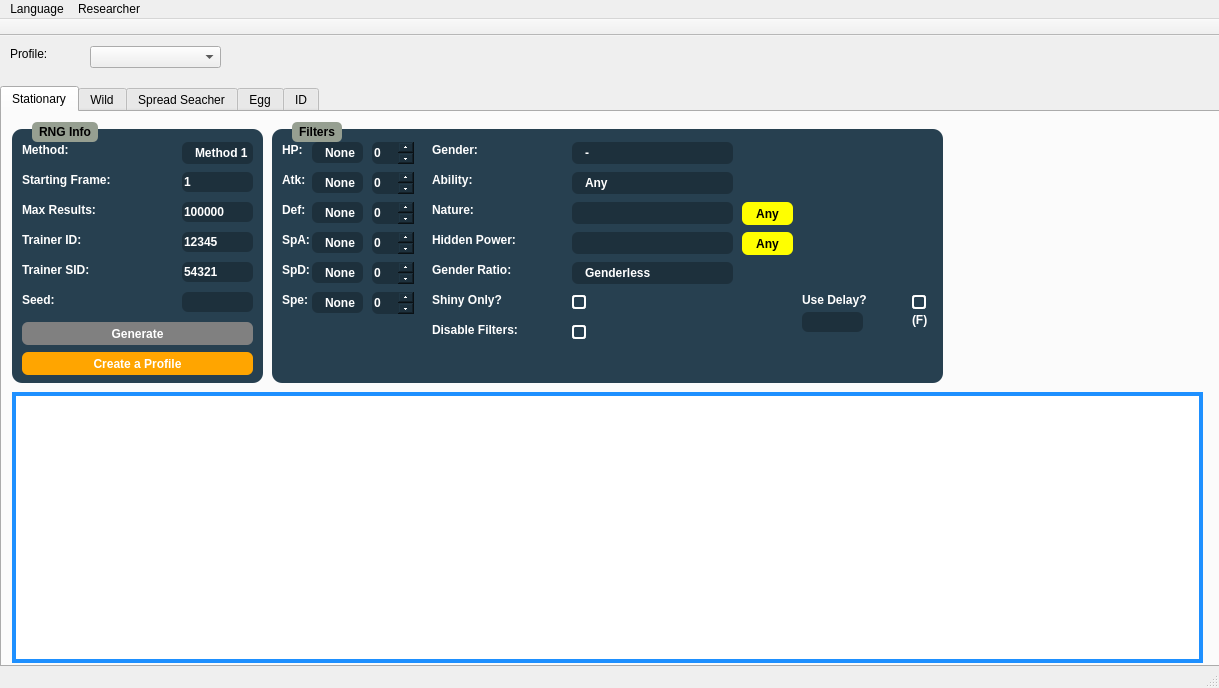
<?xml version="1.0" encoding="UTF-8"?>
<ui version="4.0">
 <class>MainWindow</class>
 <widget class="QMainWindow" name="MainWindow">
  <property name="geometry">
   <rect>
    <x>0</x>
    <y>0</y>
    <width>1219</width>
    <height>688</height>
   </rect>
  </property>
  <property name="windowTitle">
   <string>PokéFinder 1.1.1</string>
  </property>
  <property name="windowIcon">
   <iconset>
    <normaloff>../pokefinder.ico</normaloff>../pokefinder.ico</iconset>
  </property>
  <widget class="QWidget" name="centralWidget">
   <widget class="QTabWidget" name="tabRNGSelector">
    <property name="geometry">
     <rect>
      <x>0</x>
      <y>50</y>
      <width>1221</width>
      <height>581</height>
     </rect>
    </property>
    <property name="styleSheet">
     <string notr="true">.QTabWidget &gt;  QWidget &gt; QWidget {
	background-color: #E6E6E6;
}

QTabBar::tab {
	color: black;
	background-color: #A1ABB3;
	font-family: &quot;Myriad Pro&quot;;
}

QTabBar::tab:selected {
	color: white;
	background-color: #1D303C;
}</string>
    </property>
    <property name="currentIndex">
     <number>0</number>
    </property>
    <widget class="QWidget" name="tabStationary">
     <attribute name="title">
      <string>Stationary</string>
     </attribute>
     <widget class="QGroupBox" name="groupBoxRNGInfo">
      <property name="geometry">
       <rect>
        <x>10</x>
        <y>10</y>
        <width>251</width>
        <height>261</height>
       </rect>
      </property>
      <property name="styleSheet">
       <string notr="true">QLineEdit {
	qproperty-alignment: AlignCenter;
	background-color: #1D303C;
	border:none;
	border-radius: 6px;
	color: white;
}

QGroupBox {
	background-color: #274050;
	border-radius: 10px;
	margin-top: 7px;
	font-family: &quot;Myriad Pro&quot;, Montserrat;
	font-weight: 500;
}

.QGroupBox * {
		font-family: &quot;Myriad Pro&quot;, Montserrat;
		font-weight: 500;
}

QComboBox {
	background-color: #1D303C;
	border: none;
	border-radius: 6px;
	color: white;
	padding-left: 13px;
}

QComboBox::down-arrow {
	image: url(noimg);
	border-width: 0px;
}

QComboBox::drop-down {
	background: transparent;
	width: 0px;
}

QLabel {
	color: white;
}

QGroupBox::title {
	subcontrol-origin: margin;
	left: 20px;
	padding: 3px 5px 3px 5px;
	background-color: #969F91;
	border-radius: 5px;
}

QPushButton {
	border: none;
	border-radius: 6px;
	color: white;
}
</string>
      </property>
      <property name="title">
       <string>RNG Info</string>
      </property>
      <widget class="QLabel" name="methodLabel">
       <property name="geometry">
        <rect>
         <x>10</x>
         <y>20</y>
         <width>151</width>
         <height>16</height>
        </rect>
       </property>
       <property name="text">
        <string>Method:</string>
       </property>
      </widget>
      <widget class="QLabel" name="startingFrameLabel">
       <property name="geometry">
        <rect>
         <x>10</x>
         <y>50</y>
         <width>151</width>
         <height>16</height>
        </rect>
       </property>
       <property name="text">
        <string>Starting Frame:</string>
       </property>
      </widget>
      <widget class="QLabel" name="maxResultsLabel">
       <property name="geometry">
        <rect>
         <x>10</x>
         <y>80</y>
         <width>151</width>
         <height>16</height>
        </rect>
       </property>
       <property name="text">
        <string>Max Results:</string>
       </property>
      </widget>
      <widget class="QLabel" name="idLabel">
       <property name="geometry">
        <rect>
         <x>10</x>
         <y>110</y>
         <width>151</width>
         <height>16</height>
        </rect>
       </property>
       <property name="text">
        <string>Trainer ID:</string>
       </property>
      </widget>
      <widget class="QLabel" name="sidLabel">
       <property name="geometry">
        <rect>
         <x>10</x>
         <y>140</y>
         <width>151</width>
         <height>16</height>
        </rect>
       </property>
       <property name="text">
        <string>Trainer SID:</string>
       </property>
      </widget>
      <widget class="QComboBox" name="comboBoxMethod">
       <property name="geometry">
        <rect>
         <x>170</x>
         <y>20</y>
         <width>71</width>
         <height>22</height>
        </rect>
       </property>
       <item>
        <property name="text">
         <string>Method 1</string>
        </property>
       </item>
       <item>
        <property name="text">
         <string>Method 2</string>
        </property>
       </item>
       <item>
        <property name="text">
         <string>Method 4</string>
        </property>
       </item>
       <item>
        <property name="text">
         <string>XD/Colo</string>
        </property>
       </item>
       <item>
        <property name="text">
         <string>Channel</string>
        </property>
       </item>
      </widget>
      <widget class="QLineEdit" name="startingFrame">
       <property name="geometry">
        <rect>
         <x>170</x>
         <y>50</y>
         <width>71</width>
         <height>20</height>
        </rect>
       </property>
       <property name="styleSheet">
        <string notr="true"/>
       </property>
       <property name="inputMask">
        <string/>
       </property>
       <property name="text">
        <string>1</string>
       </property>
       <property name="maxLength">
        <number>10</number>
       </property>
      </widget>
      <widget class="QLineEdit" name="maxResults">
       <property name="geometry">
        <rect>
         <x>170</x>
         <y>80</y>
         <width>71</width>
         <height>20</height>
        </rect>
       </property>
       <property name="inputMask">
        <string/>
       </property>
       <property name="text">
        <string>100000</string>
       </property>
       <property name="maxLength">
        <number>10</number>
       </property>
      </widget>
      <widget class="QLineEdit" name="id">
       <property name="geometry">
        <rect>
         <x>170</x>
         <y>110</y>
         <width>71</width>
         <height>20</height>
        </rect>
       </property>
       <property name="inputMask">
        <string/>
       </property>
       <property name="text">
        <string>12345</string>
       </property>
       <property name="maxLength">
        <number>5</number>
       </property>
      </widget>
      <widget class="QLineEdit" name="sid">
       <property name="geometry">
        <rect>
         <x>170</x>
         <y>140</y>
         <width>71</width>
         <height>20</height>
        </rect>
       </property>
       <property name="inputMask">
        <string/>
       </property>
       <property name="text">
        <string>54321</string>
       </property>
       <property name="maxLength">
        <number>5</number>
       </property>
      </widget>
      <widget class="QPushButton" name="generate">
       <property name="enabled">
        <bool>false</bool>
       </property>
       <property name="geometry">
        <rect>
         <x>10</x>
         <y>200</y>
         <width>231</width>
         <height>23</height>
        </rect>
       </property>
       <property name="styleSheet">
        <string notr="true">QPushButton {
	background-color: DodgerBlue;
}

QPushButton::disabled {
	background-color: gray;
}</string>
       </property>
       <property name="text">
        <string>Generate</string>
       </property>
       <property name="checkable">
        <bool>false</bool>
       </property>
       <property name="autoDefault">
        <bool>false</bool>
       </property>
      </widget>
      <widget class="QLabel" name="seedLabel">
       <property name="geometry">
        <rect>
         <x>10</x>
         <y>170</y>
         <width>151</width>
         <height>16</height>
        </rect>
       </property>
       <property name="text">
        <string>Seed:</string>
       </property>
      </widget>
      <widget class="QLineEdit" name="initialSeed">
       <property name="geometry">
        <rect>
         <x>170</x>
         <y>170</y>
         <width>71</width>
         <height>20</height>
        </rect>
       </property>
       <property name="sizePolicy">
        <sizepolicy hsizetype="Fixed" vsizetype="Fixed">
         <horstretch>0</horstretch>
         <verstretch>0</verstretch>
        </sizepolicy>
       </property>
       <property name="maximumSize">
        <size>
         <width>100</width>
         <height>100</height>
        </size>
       </property>
       <property name="inputMask">
        <string/>
       </property>
       <property name="text">
        <string/>
       </property>
       <property name="maxLength">
        <number>8</number>
       </property>
       <property name="cursorPosition">
        <number>0</number>
       </property>
       <property name="alignment">
        <set>Qt::AlignCenter</set>
       </property>
       <property name="clearButtonEnabled">
        <bool>false</bool>
       </property>
      </widget>
      <widget class="QPushButton" name="saveProfile">
       <property name="geometry">
        <rect>
         <x>10</x>
         <y>230</y>
         <width>231</width>
         <height>23</height>
        </rect>
       </property>
       <property name="styleSheet">
        <string notr="true">QPushButton {
	background-color: orange;
}</string>
       </property>
       <property name="text">
        <string>Create a Profile</string>
       </property>
       <property name="checkable">
        <bool>false</bool>
       </property>
       <property name="autoDefault">
        <bool>false</bool>
       </property>
      </widget>
     </widget>
     <widget class="QTableView" name="tableView">
      <property name="geometry">
       <rect>
        <x>10</x>
        <y>280</y>
        <width>1191</width>
        <height>271</height>
       </rect>
      </property>
      <property name="styleSheet">
       <string notr="true">QTableView {
	border: 4px solid DodgerBlue;
}

QHeaderView::section {
	border: none;
	background-color: #274050;
	padding-top: 3px;
	padding-bottom: 3px;
	color: white;
}
</string>
      </property>
     </widget>
     <widget class="QGroupBox" name="groupBoxFilters">
      <property name="geometry">
       <rect>
        <x>270</x>
        <y>10</y>
        <width>671</width>
        <height>261</height>
       </rect>
      </property>
      <property name="styleSheet">
       <string notr="true">QSpinBox {
	qproperty-alignment: AlignCenter;
	background-color: #1D303C;
	border: none;
	border-radius: 6px;
	color: white;
}

QSpinBox::up-button {
	subcontrol-origin: border;
    subcontrol-position: top right;
}

QSpinBox::down-button {
	subcontrol-origin: border;
    subcontrol-position: bottom right;
}

QLineEdit {
	qproperty-alignment: AlignCenter;
	background-color: #1D303C;
	border:none;
	border-radius: 6px;
	color: white;
}

QGroupBox {
	background-color: #274050;
	border-radius: 10px;
	margin-top: 7px;
	font-family: &quot;Myriad Pro&quot;, Montserrat;
	font-weight: 500;
}

.QGroupBox * {
		font-family: &quot;Myriad Pro&quot;, Montserrat;
		font-weight: 500;
}

QComboBox {
	background-color: #1D303C;
	border: none;
	border-radius: 6px;
	color: white;
	padding-left: 13px;
}

QComboBox::down-arrow {
	image: url(noimg);
	border-width: 0px;
}

QComboBox::drop-down {
	background: transparent;
	width: 0px;
}

QLabel {
	color: white;
}

QGroupBox::title {
	subcontrol-origin: margin;
	left: 20px;
	padding: 3px 5px 3px 5px;
	background-color: #969F91;
	border-radius: 5px;
}

QPushButton {
	border: none;
	border-radius: 6px;
}

QCheckBox::indicator {
	border: 2px solid white;
	border-radius: 3px;
	height: 10px;
	width: 10px;
}

QCheckBox::indicator:unchecked {
	background-color: #274050;
}

QCheckBox::indicator:checked {
		background-color: white;
}</string>
      </property>
      <property name="title">
       <string>Filters</string>
      </property>
      <widget class="QLabel" name="hpLabel">
       <property name="geometry">
        <rect>
         <x>10</x>
         <y>20</y>
         <width>31</width>
         <height>16</height>
        </rect>
       </property>
       <property name="text">
        <string>HP:</string>
       </property>
      </widget>
      <widget class="QLabel" name="atkLabel">
       <property name="geometry">
        <rect>
         <x>10</x>
         <y>50</y>
         <width>31</width>
         <height>16</height>
        </rect>
       </property>
       <property name="text">
        <string>Atk:</string>
       </property>
      </widget>
      <widget class="QLabel" name="spaLabel">
       <property name="geometry">
        <rect>
         <x>10</x>
         <y>110</y>
         <width>31</width>
         <height>16</height>
        </rect>
       </property>
       <property name="text">
        <string>SpA:</string>
       </property>
      </widget>
      <widget class="QLabel" name="spdLabel">
       <property name="geometry">
        <rect>
         <x>10</x>
         <y>140</y>
         <width>31</width>
         <height>16</height>
        </rect>
       </property>
       <property name="text">
        <string>SpD:</string>
       </property>
      </widget>
      <widget class="QLabel" name="defLabel">
       <property name="geometry">
        <rect>
         <x>10</x>
         <y>80</y>
         <width>31</width>
         <height>16</height>
        </rect>
       </property>
       <property name="text">
        <string>Def:</string>
       </property>
      </widget>
      <widget class="QLabel" name="speLabel">
       <property name="geometry">
        <rect>
         <x>10</x>
         <y>170</y>
         <width>31</width>
         <height>16</height>
        </rect>
       </property>
       <property name="text">
        <string>Spe:</string>
       </property>
      </widget>
      <widget class="QComboBox" name="comboBoxHP">
       <property name="geometry">
        <rect>
         <x>40</x>
         <y>20</y>
         <width>51</width>
         <height>21</height>
        </rect>
       </property>
       <property name="layoutDirection">
        <enum>Qt::LeftToRight</enum>
       </property>
       <property name="styleSheet">
        <string notr="true"/>
       </property>
       <property name="sizeAdjustPolicy">
        <enum>QComboBox::AdjustToContentsOnFirstShow</enum>
       </property>
       <property name="duplicatesEnabled">
        <bool>false</bool>
       </property>
       <property name="frame">
        <bool>true</bool>
       </property>
       <item>
        <property name="text">
         <string>None</string>
        </property>
       </item>
       <item>
        <property name="text">
         <string>==</string>
        </property>
       </item>
       <item>
        <property name="text">
         <string>&gt;=</string>
        </property>
       </item>
       <item>
        <property name="text">
         <string>&lt;=</string>
        </property>
       </item>
       <item>
        <property name="text">
         <string>!=</string>
        </property>
       </item>
      </widget>
      <widget class="QComboBox" name="comboBoxAtk">
       <property name="geometry">
        <rect>
         <x>40</x>
         <y>50</y>
         <width>51</width>
         <height>21</height>
        </rect>
       </property>
       <property name="layoutDirection">
        <enum>Qt::LeftToRight</enum>
       </property>
       <property name="styleSheet">
        <string notr="true"/>
       </property>
       <property name="sizeAdjustPolicy">
        <enum>QComboBox::AdjustToContentsOnFirstShow</enum>
       </property>
       <property name="duplicatesEnabled">
        <bool>false</bool>
       </property>
       <property name="frame">
        <bool>true</bool>
       </property>
       <item>
        <property name="text">
         <string>None</string>
        </property>
       </item>
       <item>
        <property name="text">
         <string>==</string>
        </property>
       </item>
       <item>
        <property name="text">
         <string>&gt;=</string>
        </property>
       </item>
       <item>
        <property name="text">
         <string>&lt;=</string>
        </property>
       </item>
       <item>
        <property name="text">
         <string>!=</string>
        </property>
       </item>
      </widget>
      <widget class="QComboBox" name="comboBoxDef">
       <property name="geometry">
        <rect>
         <x>40</x>
         <y>80</y>
         <width>51</width>
         <height>21</height>
        </rect>
       </property>
       <property name="layoutDirection">
        <enum>Qt::LeftToRight</enum>
       </property>
       <property name="styleSheet">
        <string notr="true"/>
       </property>
       <property name="sizeAdjustPolicy">
        <enum>QComboBox::AdjustToContentsOnFirstShow</enum>
       </property>
       <property name="duplicatesEnabled">
        <bool>false</bool>
       </property>
       <property name="frame">
        <bool>true</bool>
       </property>
       <item>
        <property name="text">
         <string>None</string>
        </property>
       </item>
       <item>
        <property name="text">
         <string>==</string>
        </property>
       </item>
       <item>
        <property name="text">
         <string>&gt;=</string>
        </property>
       </item>
       <item>
        <property name="text">
         <string>&lt;=</string>
        </property>
       </item>
       <item>
        <property name="text">
         <string>!=</string>
        </property>
       </item>
      </widget>
      <widget class="QComboBox" name="comboBoxSpA">
       <property name="geometry">
        <rect>
         <x>40</x>
         <y>110</y>
         <width>51</width>
         <height>21</height>
        </rect>
       </property>
       <property name="layoutDirection">
        <enum>Qt::LeftToRight</enum>
       </property>
       <property name="styleSheet">
        <string notr="true"/>
       </property>
       <property name="sizeAdjustPolicy">
        <enum>QComboBox::AdjustToContentsOnFirstShow</enum>
       </property>
       <property name="duplicatesEnabled">
        <bool>false</bool>
       </property>
       <property name="frame">
        <bool>true</bool>
       </property>
       <item>
        <property name="text">
         <string>None</string>
        </property>
       </item>
       <item>
        <property name="text">
         <string>==</string>
        </property>
       </item>
       <item>
        <property name="text">
         <string>&gt;=</string>
        </property>
       </item>
       <item>
        <property name="text">
         <string>&lt;=</string>
        </property>
       </item>
       <item>
        <property name="text">
         <string>!=</string>
        </property>
       </item>
      </widget>
      <widget class="QComboBox" name="comboBoxSpD">
       <property name="geometry">
        <rect>
         <x>40</x>
         <y>140</y>
         <width>51</width>
         <height>21</height>
        </rect>
       </property>
       <property name="layoutDirection">
        <enum>Qt::LeftToRight</enum>
       </property>
       <property name="styleSheet">
        <string notr="true"/>
       </property>
       <property name="sizeAdjustPolicy">
        <enum>QComboBox::AdjustToContentsOnFirstShow</enum>
       </property>
       <property name="duplicatesEnabled">
        <bool>false</bool>
       </property>
       <property name="frame">
        <bool>true</bool>
       </property>
       <item>
        <property name="text">
         <string>None</string>
        </property>
       </item>
       <item>
        <property name="text">
         <string>==</string>
        </property>
       </item>
       <item>
        <property name="text">
         <string>&gt;=</string>
        </property>
       </item>
       <item>
        <property name="text">
         <string>&lt;=</string>
        </property>
       </item>
       <item>
        <property name="text">
         <string>!=</string>
        </property>
       </item>
      </widget>
      <widget class="QComboBox" name="comboBoxSpe">
       <property name="geometry">
        <rect>
         <x>40</x>
         <y>170</y>
         <width>51</width>
         <height>21</height>
        </rect>
       </property>
       <property name="layoutDirection">
        <enum>Qt::LeftToRight</enum>
       </property>
       <property name="styleSheet">
        <string notr="true"/>
       </property>
       <property name="sizeAdjustPolicy">
        <enum>QComboBox::AdjustToContentsOnFirstShow</enum>
       </property>
       <property name="duplicatesEnabled">
        <bool>false</bool>
       </property>
       <property name="frame">
        <bool>true</bool>
       </property>
       <item>
        <property name="text">
         <string>None</string>
        </property>
       </item>
       <item>
        <property name="text">
         <string>==</string>
        </property>
       </item>
       <item>
        <property name="text">
         <string>&gt;=</string>
        </property>
       </item>
       <item>
        <property name="text">
         <string>&lt;=</string>
        </property>
       </item>
       <item>
        <property name="text">
         <string>!=</string>
        </property>
       </item>
      </widget>
      <widget class="QSpinBox" name="spinBoxHP">
       <property name="geometry">
        <rect>
         <x>100</x>
         <y>20</y>
         <width>42</width>
         <height>22</height>
        </rect>
       </property>
       <property name="maximum">
        <number>31</number>
       </property>
      </widget>
      <widget class="QSpinBox" name="spinBoxDef">
       <property name="geometry">
        <rect>
         <x>100</x>
         <y>80</y>
         <width>42</width>
         <height>22</height>
        </rect>
       </property>
       <property name="maximum">
        <number>31</number>
       </property>
      </widget>
      <widget class="QSpinBox" name="spinBoxSpA">
       <property name="geometry">
        <rect>
         <x>100</x>
         <y>110</y>
         <width>42</width>
         <height>22</height>
        </rect>
       </property>
       <property name="maximum">
        <number>31</number>
       </property>
      </widget>
      <widget class="QSpinBox" name="spinBoxSpD">
       <property name="geometry">
        <rect>
         <x>100</x>
         <y>140</y>
         <width>42</width>
         <height>22</height>
        </rect>
       </property>
       <property name="maximum">
        <number>31</number>
       </property>
      </widget>
      <widget class="QSpinBox" name="spinBoxAtk">
       <property name="geometry">
        <rect>
         <x>100</x>
         <y>50</y>
         <width>42</width>
         <height>22</height>
        </rect>
       </property>
       <property name="maximum">
        <number>31</number>
       </property>
      </widget>
      <widget class="QSpinBox" name="spinBoxSpe">
       <property name="geometry">
        <rect>
         <x>100</x>
         <y>170</y>
         <width>42</width>
         <height>22</height>
        </rect>
       </property>
       <property name="maximum">
        <number>31</number>
       </property>
      </widget>
      <widget class="QLabel" name="genderLabel">
       <property name="geometry">
        <rect>
         <x>160</x>
         <y>20</y>
         <width>131</width>
         <height>16</height>
        </rect>
       </property>
       <property name="text">
        <string>Gender:</string>
       </property>
      </widget>
      <widget class="QLabel" name="abilityLabel">
       <property name="geometry">
        <rect>
         <x>160</x>
         <y>50</y>
         <width>131</width>
         <height>16</height>
        </rect>
       </property>
       <property name="text">
        <string>Ability:</string>
       </property>
      </widget>
      <widget class="QLabel" name="natureLabel">
       <property name="geometry">
        <rect>
         <x>160</x>
         <y>80</y>
         <width>131</width>
         <height>16</height>
        </rect>
       </property>
       <property name="text">
        <string>Nature:</string>
       </property>
      </widget>
      <widget class="QLabel" name="hiddenPLabel">
       <property name="geometry">
        <rect>
         <x>160</x>
         <y>110</y>
         <width>131</width>
         <height>16</height>
        </rect>
       </property>
       <property name="text">
        <string>Hidden Power:</string>
       </property>
      </widget>
      <widget class="QLabel" name="shinyLabel">
       <property name="geometry">
        <rect>
         <x>160</x>
         <y>170</y>
         <width>131</width>
         <height>16</height>
        </rect>
       </property>
       <property name="text">
        <string>Shiny Only?</string>
       </property>
      </widget>
      <widget class="QLabel" name="disableLabel">
       <property name="geometry">
        <rect>
         <x>160</x>
         <y>200</y>
         <width>131</width>
         <height>16</height>
        </rect>
       </property>
       <property name="text">
        <string>Disable Filters:</string>
       </property>
      </widget>
      <widget class="QComboBox" name="comboBoxGender">
       <property name="geometry">
        <rect>
         <x>300</x>
         <y>20</y>
         <width>161</width>
         <height>22</height>
        </rect>
       </property>
       <item>
        <property name="text">
         <string>-</string>
        </property>
       </item>
       <item>
        <property name="text">
         <string>♂</string>
        </property>
       </item>
       <item>
        <property name="text">
         <string>♀</string>
        </property>
       </item>
      </widget>
      <widget class="QComboBox" name="comboBoxAbility">
       <property name="geometry">
        <rect>
         <x>300</x>
         <y>50</y>
         <width>161</width>
         <height>22</height>
        </rect>
       </property>
       <item>
        <property name="text">
         <string>Any</string>
        </property>
       </item>
       <item>
        <property name="text">
         <string>0</string>
        </property>
       </item>
       <item>
        <property name="text">
         <string>1</string>
        </property>
       </item>
      </widget>
      <widget class="QComboBox" name="comboBoxNature">
       <property name="geometry">
        <rect>
         <x>300</x>
         <y>80</y>
         <width>161</width>
         <height>22</height>
        </rect>
       </property>
      </widget>
      <widget class="QComboBox" name="comboBoxHiddenP">
       <property name="geometry">
        <rect>
         <x>300</x>
         <y>110</y>
         <width>161</width>
         <height>22</height>
        </rect>
       </property>
      </widget>
      <widget class="QCheckBox" name="checkBoxShiny">
       <property name="geometry">
        <rect>
         <x>300</x>
         <y>170</y>
         <width>16</width>
         <height>21</height>
        </rect>
       </property>
       <property name="text">
        <string/>
       </property>
      </widget>
      <widget class="QCheckBox" name="checkBoxDisable">
       <property name="geometry">
        <rect>
         <x>300</x>
         <y>200</y>
         <width>16</width>
         <height>21</height>
        </rect>
       </property>
       <property name="text">
        <string/>
       </property>
      </widget>
      <widget class="QComboBox" name="comboBoxGenderRatio">
       <property name="geometry">
        <rect>
         <x>300</x>
         <y>140</y>
         <width>161</width>
         <height>22</height>
        </rect>
       </property>
       <item>
        <property name="text">
         <string>Genderless</string>
        </property>
       </item>
       <item>
        <property name="text">
         <string>50% Male / 50% Female</string>
        </property>
       </item>
       <item>
        <property name="text">
         <string>25% Male / 75% Female</string>
        </property>
       </item>
       <item>
        <property name="text">
         <string>75% Male / 25% Female</string>
        </property>
       </item>
       <item>
        <property name="text">
         <string>87.5% Male / 12.5% Female</string>
        </property>
       </item>
       <item>
        <property name="text">
         <string>100% Male</string>
        </property>
       </item>
       <item>
        <property name="text">
         <string>100% Female</string>
        </property>
       </item>
      </widget>
      <widget class="QLabel" name="genderRLabel">
       <property name="geometry">
        <rect>
         <x>160</x>
         <y>140</y>
         <width>131</width>
         <height>16</height>
        </rect>
       </property>
       <property name="text">
        <string>Gender Ratio:</string>
       </property>
      </widget>
      <widget class="QPushButton" name="anyNature">
       <property name="geometry">
        <rect>
         <x>470</x>
         <y>80</y>
         <width>51</width>
         <height>23</height>
        </rect>
       </property>
       <property name="styleSheet">
        <string notr="true">QPushButton {
	background-color: yellow;
}</string>
       </property>
       <property name="text">
        <string>Any</string>
       </property>
      </widget>
      <widget class="QPushButton" name="anyHiddenPower">
       <property name="geometry">
        <rect>
         <x>470</x>
         <y>110</y>
         <width>51</width>
         <height>23</height>
        </rect>
       </property>
       <property name="styleSheet">
        <string notr="true">QPushButton {
	background-color: yellow;
}</string>
       </property>
       <property name="text">
        <string>Any</string>
       </property>
      </widget>
      <widget class="QLabel" name="labelDelay">
       <property name="geometry">
        <rect>
         <x>530</x>
         <y>170</y>
         <width>101</width>
         <height>16</height>
        </rect>
       </property>
       <property name="text">
        <string>Use Delay?</string>
       </property>
      </widget>
      <widget class="QCheckBox" name="checkBoxDelay">
       <property name="geometry">
        <rect>
         <x>640</x>
         <y>170</y>
         <width>16</width>
         <height>21</height>
        </rect>
       </property>
       <property name="text">
        <string/>
       </property>
      </widget>
      <widget class="QLineEdit" name="delay">
       <property name="enabled">
        <bool>false</bool>
       </property>
       <property name="geometry">
        <rect>
         <x>530</x>
         <y>190</y>
         <width>61</width>
         <height>20</height>
        </rect>
       </property>
       <property name="text">
        <string/>
       </property>
       <property name="maxLength">
        <number>10</number>
       </property>
      </widget>
      <widget class="QLabel" name="labelF">
       <property name="geometry">
        <rect>
         <x>640</x>
         <y>190</y>
         <width>21</width>
         <height>16</height>
        </rect>
       </property>
       <property name="text">
        <string>(F)</string>
       </property>
      </widget>
     </widget>
    </widget>
    <widget class="QWidget" name="tabWild">
     <attribute name="title">
      <string>Wild</string>
     </attribute>
    </widget>
    <widget class="QWidget" name="tabSpreadSearcher">
     <attribute name="title">
      <string>Spread Seacher</string>
     </attribute>
    </widget>
    <widget class="QWidget" name="tabEgg">
     <attribute name="title">
      <string>Egg</string>
     </attribute>
    </widget>
    <widget class="QWidget" name="tabID">
     <attribute name="title">
      <string>ID</string>
     </attribute>
    </widget>
   </widget>
   <widget class="QLabel" name="labelProfiles">
    <property name="geometry">
     <rect>
      <x>10</x>
      <y>10</y>
      <width>71</width>
      <height>16</height>
     </rect>
    </property>
    <property name="text">
     <string>Profile:</string>
    </property>
   </widget>
   <widget class="QComboBox" name="comboBoxProfiles">
    <property name="geometry">
     <rect>
      <x>90</x>
      <y>10</y>
      <width>131</width>
      <height>22</height>
     </rect>
    </property>
   </widget>
  </widget>
  <widget class="QMenuBar" name="menuBar">
   <property name="geometry">
    <rect>
     <x>0</x>
     <y>0</y>
     <width>1219</width>
     <height>21</height>
    </rect>
   </property>
   <widget class="QMenu" name="menuLanguage">
    <property name="title">
     <string>Language</string>
    </property>
   </widget>
   <widget class="QMenu" name="menuResearcher">
    <property name="layoutDirection">
     <enum>Qt::RightToLeft</enum>
    </property>
    <property name="title">
     <string>Researcher</string>
    </property>
   </widget>
   <addaction name="menuLanguage"/>
   <addaction name="menuResearcher"/>
  </widget>
  <widget class="QToolBar" name="mainToolBar">
   <property name="movable">
    <bool>false</bool>
   </property>
   <attribute name="toolBarArea">
    <enum>TopToolBarArea</enum>
   </attribute>
   <attribute name="toolBarBreak">
    <bool>false</bool>
   </attribute>
  </widget>
  <widget class="QStatusBar" name="statusBar"/>
 </widget>
 <layoutdefault spacing="6" margin="11"/>
 <resources/>
 <connections/>
</ui>
